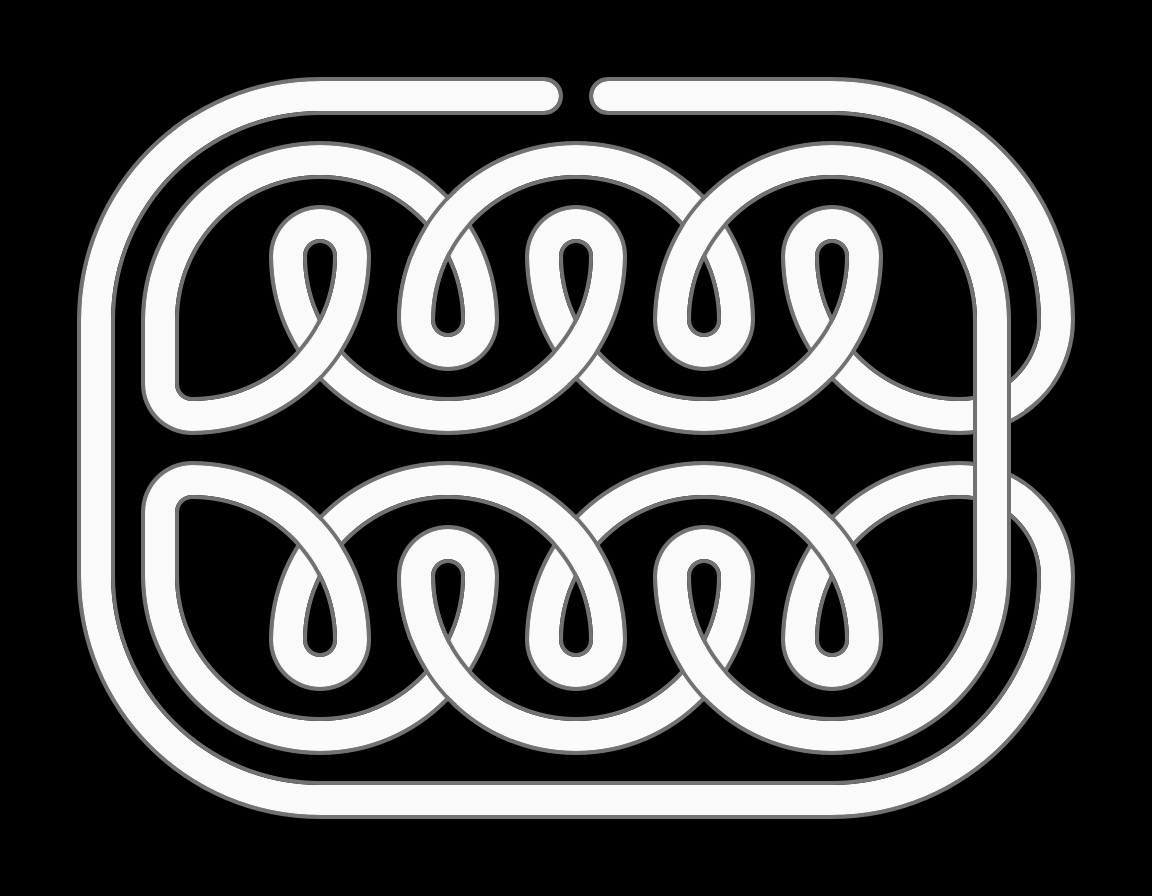

A 2D game scene composited from a Tiled map and its tileset images. What follows is a short description and the map's XML, with every tile layer's data as written:
An orthogonal 18x14 tile map with 64x64 px tiles, 3 tile layers (0, 2, 4).

<map version="1.2" tiledversion="1.2.3" orientation="orthogonal" renderorder="right-down" width="18" height="14" tilewidth="64" tileheight="64" infinite="0" nextlayerid="6" nextobjectid="1">
 <tileset firstgid="1" name="temp-tiles" tilewidth="64" tileheight="64" tilecount="66" columns="11">
  <image source="../assets/temp-tiles.png" trans="eebdfa" width="704" height="384" />
 </tileset>
 <layer id="3" name="0" width="18" height="14">
  <data encoding="csv">
0,0,0,0,0,0,0,0,0,0,0,0,0,0,0,0,0,0,
0,0,0,0,0,1610612760,1610612760,1610612760,1610612761,2684354585,2684354584,2684354584,2684354584,5,6,7,0,0,
0,0,0,2147483665,2147483651,3,4,2147483652,2147483651,3,4,0,2147483651,3,17,18,3758096391,0,
0,0,1610612740,2147483663,2147483662,14,3758096399,3758096388,2147483662,14,3758096399,3758096388,2147483662,14,15,3758096401,3758096390,0,
0,0,1610612739,1610612750,536870915,536870926,1610612739,3758096387,536870915,0,3758096398,3758096387,536870915,0,3758096398,3758096387,3758096389,0,
0,3221225496,1073741848,0,536870916,3221225487,1610612759,3221225495,536870916,3221225487,1610612759,3221225495,536870916,3221225487,3221225486,1073741836,2684354561,0,
0,3221225496,1073741847,1073741827,0,3221225476,3221225475,1073741827,1073741828,3221225476,3221225475,1073741827,0,3221225476,3221225475,1073741825,2684354562,0,
0,3221225496,23,3,0,2147483652,2147483651,3,0,2147483652,2147483651,3,0,2147483652,2147483651,1,2,0,
0,3221225496,24,0,1610612740,2147483663,536870935,2147483671,1610612740,2147483663,536870935,2147483671,1610612740,2147483663,0,12,3758096385,0,
0,0,536870915,536870926,1610612739,1610612750,536870915,2684354563,1610612739,0,2684354574,2684354563,1610612739,0,2684354574,2684354563,2684354565,0,
0,0,536870929,3221225487,1610612759,3221225495,2684354575,2684354564,1610612759,3221225495,2684354575,2684354564,1610612759,3221225495,1073741839,2684354564,2684354566,0,
0,0,3221225490,3221225489,3221225475,1073741827,1073741828,3221225476,3221225475,1073741827,1073741828,0,3221225475,1073741827,1073741841,2684354578,2684354567,0,
0,0,3221225479,3221225478,3221225477,2684354584,2684354584,2684354584,2684354584,2684354584,2684354584,2684354584,2684354584,1073741829,1073741830,1073741831,0,0,
0,0,0,0,0,0,0,0,0,0,0,0,0,0,0,0,0,0
</data>
 </layer>
 <layer id="5" name="2" width="18" height="14">
  <data encoding="csv">
0,0,0,0,0,0,0,0,0,0,0,0,0,0,0,0,0,0,
0,0,2147483655,0,0,0,0,0,0,0,0,0,0,0,0,0,0,0,
0,0,0,0,0,0,0,0,0,0,0,0,0,0,0,0,0,0,
0,0,0,0,23,2684354583,0,0,23,2684354583,0,0,23,2684354583,0,0,0,0,
0,0,0,0,2684354574,0,0,1610612750,2684354574,0,0,1610612750,2684354574,0,0,0,0,0,
0,0,0,0,0,0,3221225486,0,0,0,3221225486,0,0,0,0,0,0,0,
0,0,0,0,0,0,0,0,0,0,0,0,0,0,0,0,0,0,
0,0,0,0,0,0,0,0,0,0,0,0,0,0,0,0,0,0,
0,0,0,14,0,0,2147483662,14,0,0,2147483662,14,0,0,2147483662,0,0,0,
0,0,0,0,0,0,0,536870926,3758096398,0,0,536870926,3758096398,0,0,0,0,0,
0,0,536870916,0,3221225486,1073741838,0,0,3221225486,1073741838,0,0,3221225486,1073741838,0,2684354577,0,0,
0,0,0,3221225476,0,0,0,0,0,0,0,0,0,0,1073741828,0,0,0,
0,0,0,0,0,0,0,0,0,0,0,0,0,0,0,0,0,0,
0,0,0,0,0,0,0,0,0,0,0,0,0,0,0,0,0,0
</data>
 </layer>
 <layer id="4" name="4" width="18" height="14">
  <data encoding="csv">
0,0,0,0,0,0,0,0,0,0,0,0,0,0,0,0,0,0,
0,0,2147483655,2147483654,2147483653,0,0,0,0,0,0,0,0,0,0,0,0,0,
0,1610612743,1610612754,2147483652,0,0,0,2147483652,0,0,0,2147483652,0,0,4,0,0,0,
0,1610612742,1610612753,0,0,0,1610612740,1610612751,0,0,1610612740,1610612751,0,0,0,3758096388,0,0,
0,1610612741,0,0,2684354574,2684354563,1610612739,1610612750,2684354574,2684354563,1610612739,1610612750,2684354574,2684354563,0,0,0,0,
0,0,0,1073741838,1073741839,2684354564,0,1073741838,1073741839,2684354564,0,1073741838,1073741839,2684354564,0,24,0,0,
0,0,0,0,1073741828,0,0,0,1073741828,0,0,0,1073741828,0,0,24,0,0,
0,0,0,0,4,0,0,0,4,0,0,0,4,0,0,24,0,0,
0,0,0,0,15,3758096388,0,0,15,3758096388,0,0,15,3758096388,0,24,0,0,
0,536870917,0,0,3758096398,3758096387,536870915,536870926,3758096398,3758096387,536870915,536870926,3758096398,3758096387,0,0,0,0,
0,536870918,0,0,0,0,536870916,536870927,0,0,536870916,536870927,0,0,0,0,0,0,
0,536870919,0,0,0,0,0,3221225476,0,0,0,3221225476,0,0,0,0,0,0,
0,0,0,0,0,0,0,0,0,0,0,0,0,0,0,0,0,0,
0,0,0,0,0,0,0,0,0,0,0,0,0,0,0,0,0,0
</data>
 </layer>
</map>
